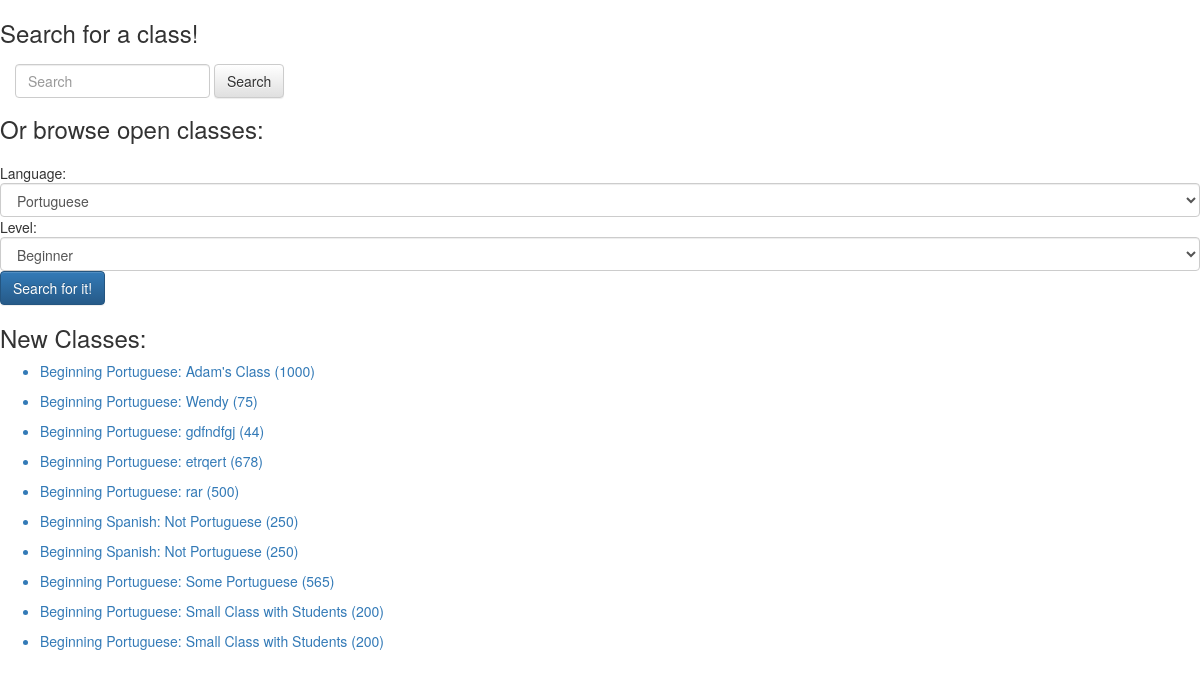
Screenshot of /search with the database file from the repository.
### model.py (models this page shows, shortened)
class Classroom(db.Model):
    __tablename__ = "classes"
    class_id = db.Column(db.Integer, autoincrement=True, primary_key=True)
    class_name = db.Column(db.String(35), nullable=False)
    language = db.Column(db.String(40), nullable=False)
    level = db.Column(db.String, nullable=False)
    cost = db.Column(db.Integer, nullable=True)
    per_time = db.Column(db.String, nullable=False)
    base_price = db.Column(db.Float)
    min_students = db.Column(db.Integer, nullable=False)
    max_students = db.Column(db.Integer, nullable=False)
    address = db.Column(db.String, nullable=True)
    class_days = db.Column(db.String, nullable=False)
    start_date = db.Column(db.DateTime, nullable=False)
    end_date = db.Column(db.DateTime, nullable=True)
    start_time = db.Column(db.DateTime, nullable=False)
    end_time = db.Column(db.DateTime, nullable=False)
    rating = db.Column(db.Integer, nullable=True)
    rating_count = db.Column(db.Integer)
    create_date = db.Column(db.DateTime)
    c_count = db.Column(db.Integer)

### server.py (the view)
@app.route('/search')
def search_classes():
    new = Classroom.query.order_by(Classroom.create_date.desc()).limit(10).all()
    if session:
        user_email = db.session.query(User).filter(User.user_id == session["user_id"]).first()
        user_username = user_email.username
        return render_template('search.html', user_username=user_username, new=new)
    return render_template('search.html', user_username=None, new=new)

### templates/search.html (shortened to what this page needs)
{% extends 'base.html' %}
{% block body %}
<h3>Search for a class!</h3>
<div>
<form class="navbar-form navbar-left" role="search" id="form-submission">
      <div class="form-group">
        <input type="text" class="form-control" placeholder="Search">
      </div>
    <button type="submit" class="btn btn-default">Search</button>
</form>
</div>
<br><br>
<section>
<h3>Or browse open classes:<h3>
</section>
<div>
    <form id="searchparams" method="GET" action="/search-results" data-target=".bs-example-modal-lg" >
      Language:
      <select name="languagetype" class="form-control">
          <option value="Portuguese">Portuguese</option>
      </select>
  </div>
  <div>
    Level:
    <select name="leveltype" class="form-control">
        <option value="Beginning">Beginner</option>
    </select>
  </div>
  <div>
    <button id="submission" class="btn btn-primary">Search for it!</button>
  </div>
<div>
  <h3>New Classes:</h3>
  {% for n in new %}
  <ul>
    <a href="/class-info/{{ n.class_id }}"><li>{{ n.level }} {{ n.language }}: {{ n.class_name }} ({{ n.cost }})</li></a>
  </ul>
  {% endfor %}
</div>
{% endblock %}

### templates/base.html (shortened to what this page needs)
<!doctype html>
<html>
<head>
  <link href="https://maxcdn.bootstrapcdn.com/bootstrap/3.3.4/css/bootstrap.min.css" rel="stylesheet">
  <link href="/static/project.css" rel="stylesheet">
  <link rel="stylesheet" href="https://maxcdn.bootstrapcdn.com/bootstrap/3.3.5/css/bootstrap.min.css">
  <link rel="stylesheet" href="https://maxcdn.bootstrapcdn.com/bootstrap/3.3.5/css/bootstrap-theme.min.css">
</head>
<body>
  {% block body %}
  {% endblock %}
  </body>
</html>

### rows the page displays
Classroom: level "Beginning", language "Portuguese", class_name "Adam's Class", cost "1000"
Classroom: level "Beginning", language "Portuguese", class_name "Wendy", cost "75"
Classroom: level "Beginning", language "Portuguese", class_name "gdfndfgj", cost "44"
Classroom: level "Beginning", language "Portuguese", class_name "etrqert", cost "678"
Classroom: level "Beginning", language "Portuguese", class_name "rar", cost "500"
Classroom: level "Beginning", language "Spanish", class_name "Not Portuguese", cost "250"
Classroom: level "Beginning", language "Spanish", class_name "Not Portuguese", cost "250"
Classroom: level "Beginning", language "Portuguese", class_name "Some Portuguese", cost "565"
Classroom: level "Beginning", language "Portuguese", class_name "Small Class with Students", cost "200"
Classroom: level "Beginning", language "Portuguese", class_name "Small Class with Students", cost "200"
